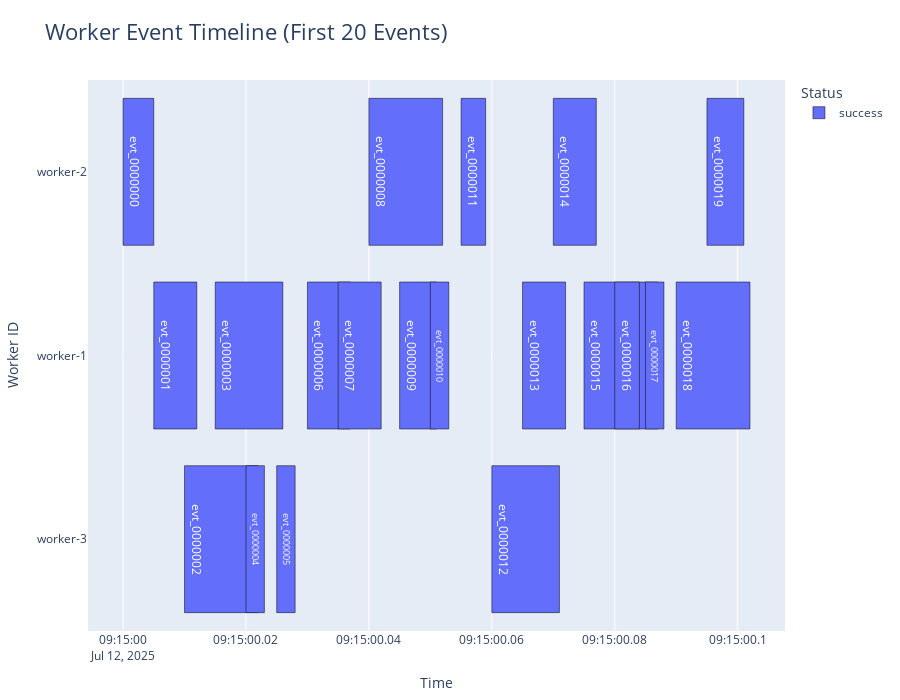

Write notebook code for a chart like this one.
### Markdown cell above
## Gantt chart per worker

### Code cell
# Create the Gantt plot
try:
    # Selecting first 20 event_ids for plotting for better readabilty 
    selected_events = df['event_id'].dropna()[:NUM_EVENTS_PLOTTED]
    df_subset = df[df['event_id'].isin(selected_events)].copy()

    fig = px.timeline(
        df_subset,
        x_start="start_time",
        x_end="end_time",
        y="worker_id",
        color="status", 
        text="event_id",
        title="Worker Event Timeline (First 20 Events)"
    )

    fig.update_yaxes(autorange="reversed")
    fig.update_traces(
        textposition="inside",
        insidetextanchor="start",
        marker_line_width=0.5,
        marker_line_color="black"
    )

    fig.update_layout(
        xaxis_title="Time",
        yaxis_title="Worker ID",
        font=dict(size=12),
        height=700,
        margin=dict(l=80, r=50, b=50, t=80),
        title_font_size=22,
        legend_title_text="Status"
    )

    fig.show()

except Exception as e:
    print(f"Error generating Gantt plot: {e}")

### Figure 1 — Plotly figure (JSON) as saved in the notebook; plotly's stock layout.template omitted (floating-point values rounded to 4 significant figures)
{"data": [{"base": ["2025-07-12T09:15:00.000000000", "2025-07-12T09:15:00.005000000", "2025-07-12T09:15:00.010000000", "2025-07-12T09:15:00.015000000", "2025-07-12T09:15:00.020000000", "2025-07-12T09:15:00.025000000", "2025-07-12T09:15:00.030000000", "2025-07-12T09:15:00.035000000", "2025-07-12T09:15:00.040000000", "2025-07-12T09:15:00.045000000", "2025-07-12T09:15:00.050000000", "2025-07-12T09:15:00.055000000", "2025-07-12T09:15:00.060000000", "2025-07-12T09:15:00.065000000", "2025-07-12T09:15:00.070000000", "2025-07-12T09:15:00.075000000", "2025-07-12T09:15:00.080000000", "2025-07-12T09:15:00.085000000", "2025-07-12T09:15:00.090000000", "2025-07-12T09:15:00.095000000"], "hovertemplate": "status=success<br>start_time=%{base}<br>end_time=%{x}<br>worker_id=%{y}<br>event_id=%{text}<extra></extra>", "insidetextanchor": "start", "legendgroup": "success", "marker": {"color": "#636efa", "line": {"color": "black", "width": 0.5}, "pattern": {"shape": ""}}, "name": "success", "orientation": "h", "showlegend": true, "text": ["evt_0000000", "evt_0000001", "evt_0000002", "evt_0000003", "evt_0000004", "evt_0000005", "evt_0000006", "evt_0000007", "evt_0000008", "evt_0000009", "evt_0000010", "evt_0000011", "evt_0000012", "evt_0000013", "evt_0000014", "evt_0000015", "evt_0000016", "evt_0000017", "evt_0000018", "evt_0000019"], "textposition": "inside", "type": "bar", "x": [5, 7, 12, 11, 3, 3, 7, 7, 12, 6, 3, 4, 11, 7, 7, 12, 4, 3, 12, 6], "xaxis": "x", "y": ["worker-2", "worker-1", "worker-3", "worker-1", "worker-3", "worker-3", "worker-1", "worker-1", "worker-2", "worker-1", "worker-1", "worker-2", "worker-3", "worker-1", "worker-2", "worker-1", "worker-1", "worker-1", "worker-1", "worker-2"], "yaxis": "y"}], "layout": {"barmode": "overlay", "font": {"size": 12}, "height": 700, "legend": {"title": {"text": "Status"}, "tracegroupgap": 0}, "margin": {"b": 50, "l": 80, "r": 50, "t": 80}, "title": {"font": {"size": 22}, "text": "Worker Event Timeline (First 20 Events)"}, "xaxis": {"anchor": "y", "domain": [0, 1], "title": {"text": "Time"}, "type": "date"}, "yaxis": {"anchor": "x", "autorange": "reversed", "domain": [0, 1], "title": {"text": "Worker ID"}}}}
